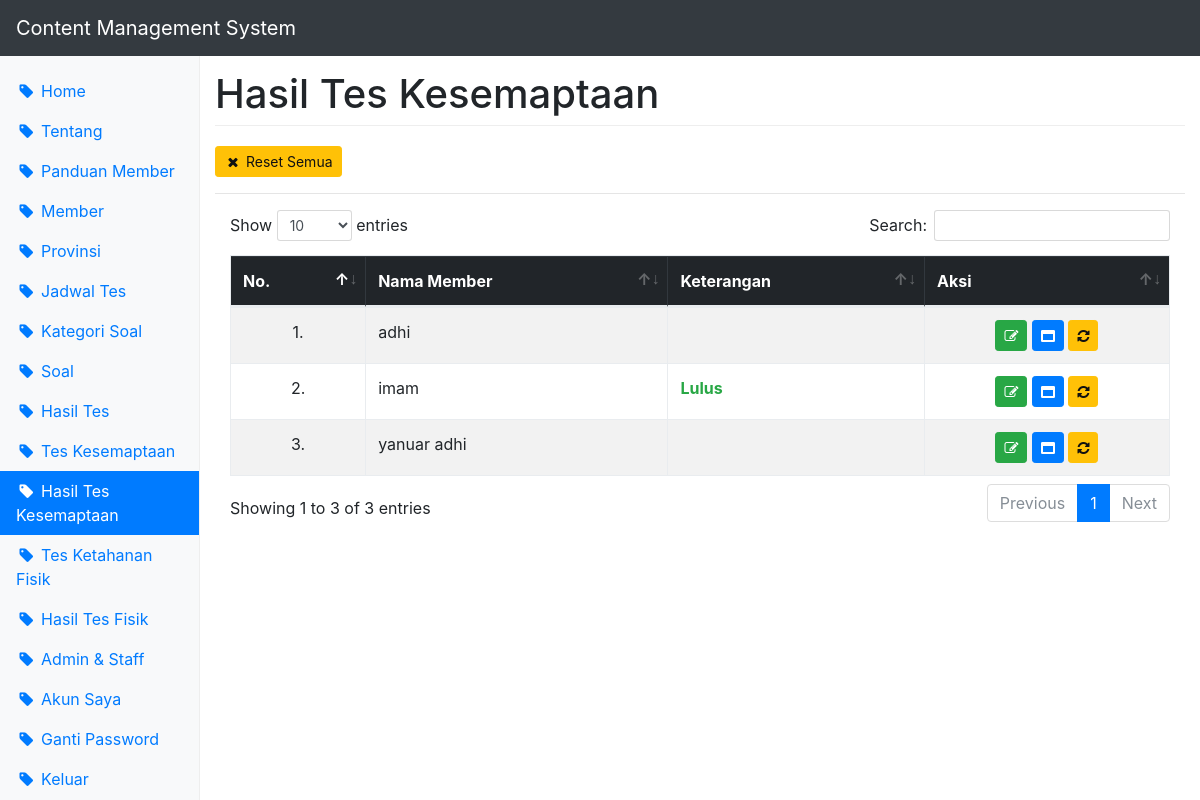
/cms/?page=hasil-kesemaptaan (signed in), run on the app's committed database.
### tables this page shows
CREATE TABLE `member` (
  `id_member` int(11) NOT NULL,
  `nama` varchar(50) NOT NULL,
  `kelamin` enum('Laki-laki','Perempuan') DEFAULT NULL,
  `agama` varchar(20) DEFAULT NULL,
  `tempat_lahir` varchar(50) DEFAULT NULL,
  `tgl_lahir` varchar(20) DEFAULT NULL,
  `alamat` text,
  `hp` varchar(20) NOT NULL,
  `email` varchar(50) NOT NULL,
  `password` varchar(32) NOT NULL,
  `foto` varchar(20) DEFAULT NULL,
  `provinsi` varchar(100) DEFAULT NULL,
  `th_pelaksanaan` varchar(4) DEFAULT NULL,
  `id_jadwal` int(11) DEFAULT NULL
);

CREATE TABLE `hasil_kesemaptaan` (
  `tinggi` varchar(3) NOT NULL,
  `berat` varchar(3) NOT NULL,
  `bertato` enum('Ya','Tidak') NOT NULL,
  `bertindik` enum('Ya','Tidak') NOT NULL,
  `cacat_tubuh` enum('Ya','Tidak') NOT NULL,
  `patah_tulang` enum('Ya','Tidak') NOT NULL,
  `penyakit_kulit` enum('Ya','Tidak') NOT NULL,
  `id_member` int(11) NOT NULL,
  `ket` enum('Lulus','Tidak Lulus') DEFAULT NULL
);

### cms/hasil-kesemaptaan_show.php (the view, shortened to what this page needs)
<a href="?page=hasil-kesemaptaan&act=resetall" class="btn btn-sm btn-warning" onclick="return confirm('Reset semua hasil tes?\nData yang sudah dihapus tidak dapat dikembalikan.')"><i class="fa fa-fw fa-remove"></i> Reset Semua</a>
<hr />
<table id="datatable" class="table table-responsive table-striped table-bordered table-hover" width="100%" cellspacing="0">
	<thead class="table-inverse">
		<tr>
			<th>No.</th>
			<th>Nama Member</th>
			<th>Keterangan</th>
			<th>Aksi</th>
		</tr>
	</thead>
	<tbody>
	<?php
		$no = 1;
		$sql = "select m.*, hk.ket from member m
						left join hasil_kesemaptaan hk
						on m.id_member = hk.id_member
						where m.id_member in (select id_member from jawaban) order by nama";
		$query = $db->query($sql);
		while($data = $query->fetch_assoc()){
			echo '<tr>
				<td class="text-center">'.$no.'.</td>
				<td>'.$data['nama'].'</td>
				<td';
				if($data['ket']=='Lulus'){ echo ' class="text-success"'; }else{ echo ' class="text-danger"'; }
				echo '><strong>'.$data['ket'].'</strong></td>
				<td class="text-center">
					<a href="?page='.$page.'&act=edit&id_member='.$data['id_member'].'" class="btn btn-sm btn-success" title="Edit Member"><span class="fa fa-edit"></span></a>
					<a href="?page='.$page.'&act=detail&id_member='.$data['id_member'].'" class="btn btn-sm btn-primary" title="Detail Member"><span class="fa fa-window-maximize"></span></a>
					<a href="?page='.$page.'&act=reset&id_member='.$data['id_member'].'" class="btn btn-sm btn-warning" title="Reset Data" onclick="return confirm(\'Reset seluruh hasil tes '.$data['nama'].'?\nSemua hasil tes akan dihapus.\nPeringatan: Data yang sudah dihapus tidak dapat dikembalikan.\')"><span class="fa fa-refresh"></span></a>
				</td>
			</tr>';
			$no++;
		}
	?>
	</tbody>
</table>

### css/dashboard.css (style rules this page uses)
body { padding-top: 3.5rem; }

### data on the page
member: nama "adhi"
hasil_kesemaptaan: id_member.nama "imam", ket "Lulus"
member: nama "yanuar adhi"

### other printed values
$menu "Home"
$menu "Tentang"
$menu "Panduan Member"
$menu "Member"
$menu "Provinsi"
$menu "Jadwal Tes"
$menu "Kategori Soal"
$menu "Soal"
$menu "Hasil Tes"
$menu "Tes Kesemaptaan"
$menu "Hasil Tes Kesemaptaan"
$menu "Tes Ketahanan Fisik"
$menu "Hasil Tes Fisik"
$menu "Admin & Staff"
$menu "Akun Saya"
